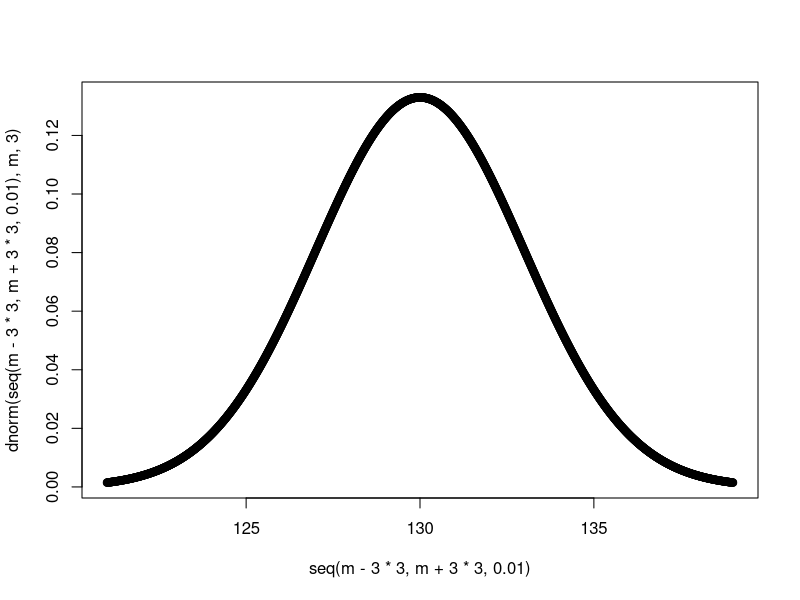
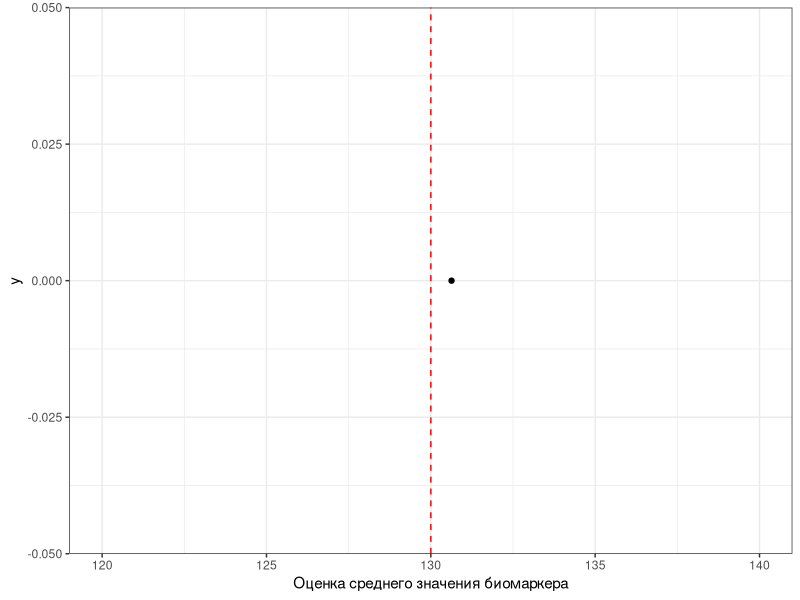
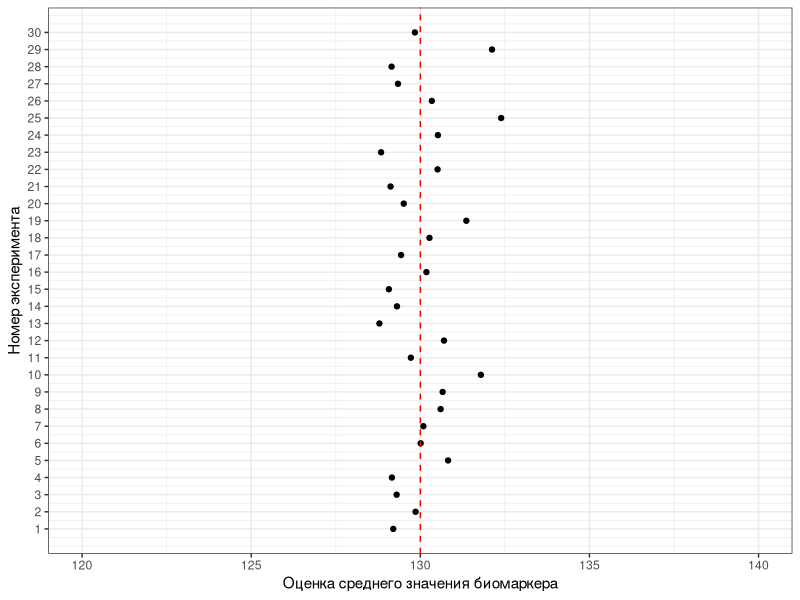
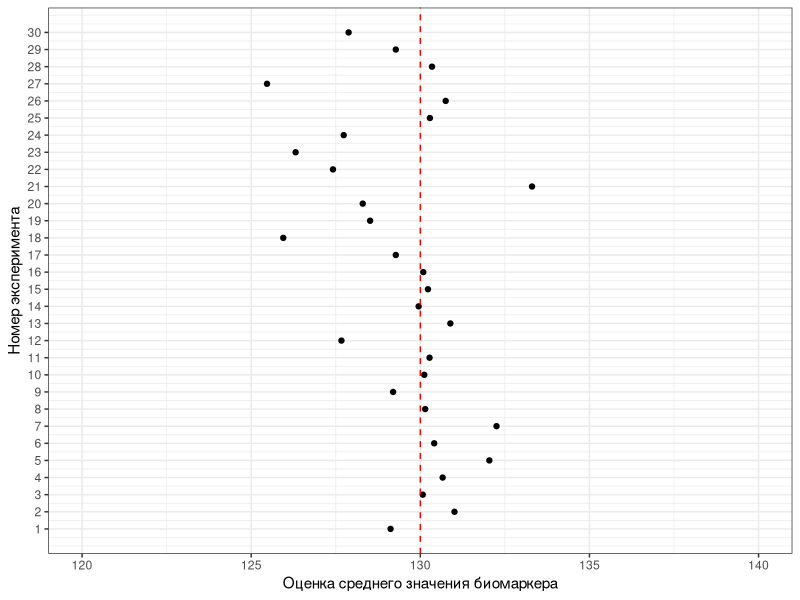
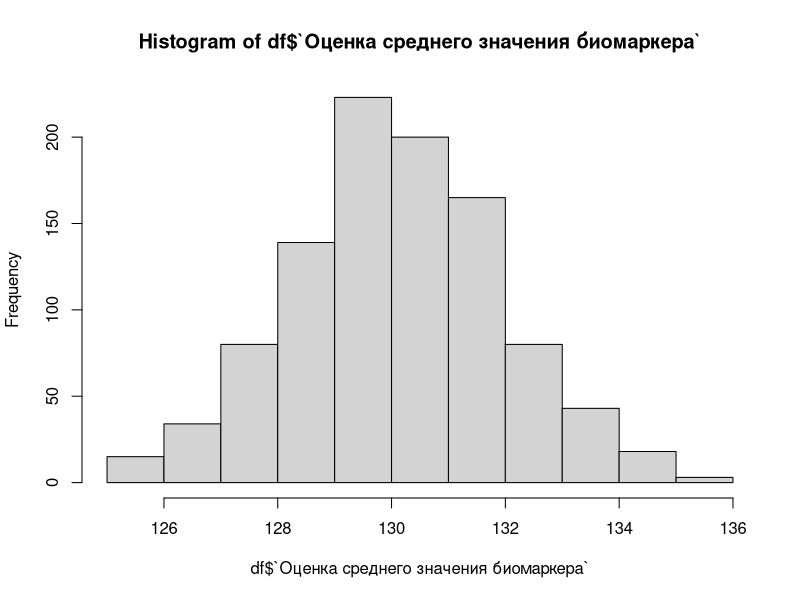
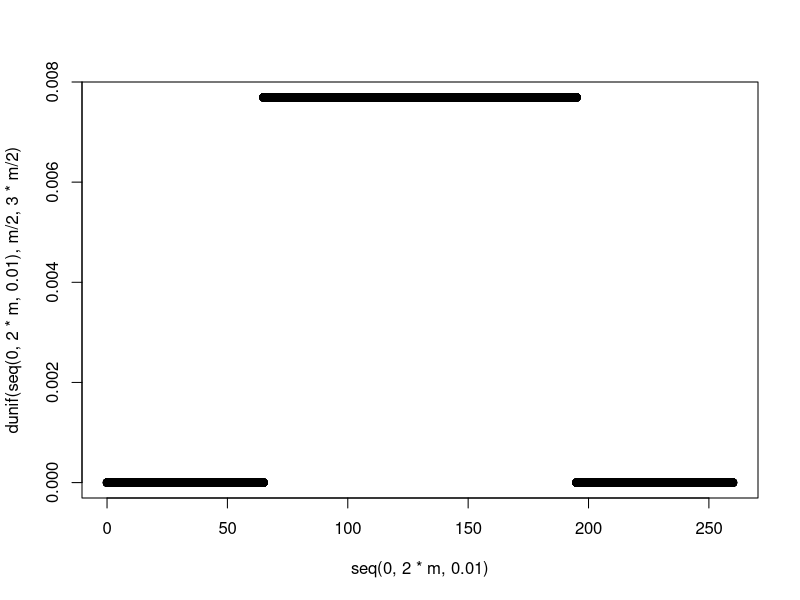
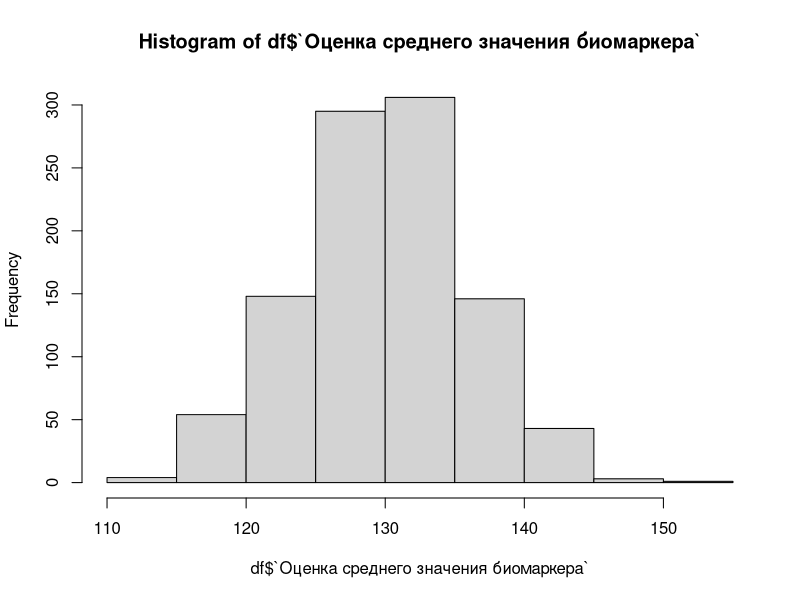
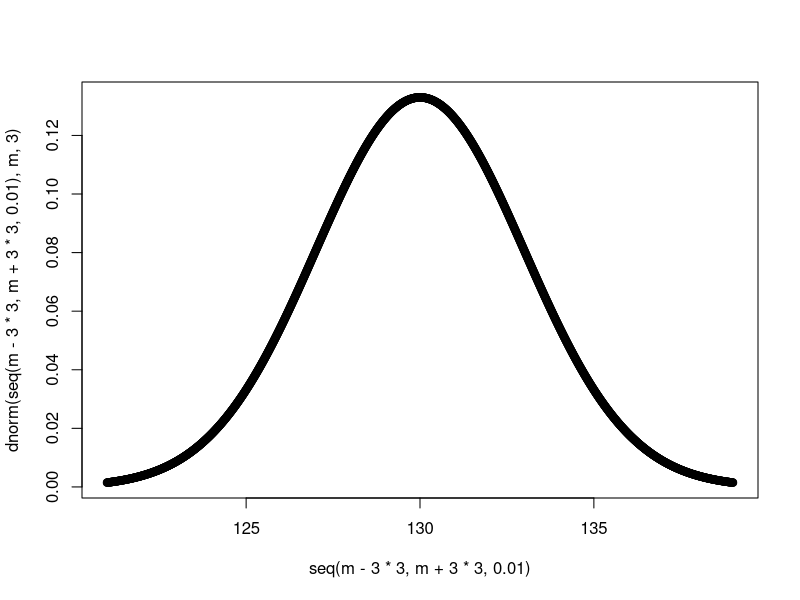

These charts were generated, in order, by the following R code:
## ---- chunk 1
knitr::opts_chunk$set(echo = TRUE)

library(tidyverse)

## ---- chunk 2
# Истинный средний уровень в генеральной совокупности:
m = 130

# Количество животных в выборке
n = 10

## ---- chunk 3
s <- round(rnorm(n,m,3),1)

plot(seq(m-3*3,m+3*3,0.01), dnorm(seq(m-3*3,m+3*3,0.01),m,3))

print(s)
## ---- chunk 4
m_est <- mean(s)

est_out <- paste0('Средний уровень биомаркера В ВЫБОРКЕ равен: ', round(m_est,3),  
                  '\nОшибка в оценке равна: ', round(m_est-m,3))

df <- data.frame(`Оценка среднего значения биомаркера` = m_est, check.names = FALSE)

plt <- ggplot(df, aes(x = `Оценка среднего значения биомаркера`, y = 0)) +
  geom_point() +
  scale_x_continuous(limits = c(120, 140)) +
  geom_vline(xintercept=m, linetype="dashed", color = "red") +
  theme_bw()

cat(est_out)
plt

## ---- chunk 5
n = 10

m_est_30 <- sapply(1:30, function(k){
  s <- round(rnorm(n,m,3),1)
  mean(s)
})

df <- data.frame(`Оценка среднего значения биомаркера` = m_est_30, 
                 `Номер эксперимента` = 1:30, check.names = FALSE)

plt <- ggplot(df, aes(x = `Оценка среднего значения биомаркера`, 
                      y = `Номер эксперимента`)) +
  geom_point() +
  scale_x_continuous(limits = c(120, 140)) +
  scale_y_continuous(breaks = 1:30) +
  geom_vline(xintercept=m, linetype="dashed", color = "red") +
  theme_bw()

plt

print( sqrt(mean((df$`Оценка среднего значения биомаркера`-130)^2)) )
## ---- chunk 6
n = 40

m_est_30 <- sapply(1:30, function(k){
  s <- round(rnorm(n,m,12),1)
  mean(s)
})

df <- data.frame(`Оценка среднего значения биомаркера` = m_est_30, 
                 `Номер эксперимента` = 1:30, check.names = FALSE)

plt <- ggplot(df, aes(x = `Оценка среднего значения биомаркера`, 
                      y = `Номер эксперимента`)) +
  geom_point() +
  scale_x_continuous(limits = c(120, 140)) +
  scale_y_continuous(breaks = 1:30) +
  geom_vline(xintercept=m, linetype="dashed", color = "red") +
  theme_bw()

plt

print( sqrt(mean((df$`Оценка среднего значения биомаркера`-130)^2)) )

## ---- chunk 7
n = 40

m_est_1000 <- sapply(1:1000, function(k){
  s <- round(rnorm(n,m,12),1)
  mean(s)
})

df <- data.frame(`Оценка среднего значения биомаркера` = m_est_1000, 
                 `Номер эксперимента` = 1:1000, check.names = FALSE)

hist(df$`Оценка среднего значения биомаркера`)

## ---- chunk 8

n = 40

m_est_1000 <- sapply(1:1000, function(k){
  s <- round(runif(n,m/2,3*m/2),1)
  mean(s)
})

plot(seq(0,2*m,0.01), dunif(seq(0,2*m,0.01),m/2,3*m/2))

df <- data.frame(`Оценка среднего значения биомаркера` = m_est_1000, 
                 `Номер эксперимента` = 1:1000, check.names = FALSE)

hist(df$`Оценка среднего значения биомаркера`)

## ---- chunk 9
# Количество животных в выборке
n = 1000

s <- round(rnorm(n,m,3),1)

print(s)

m_est <- t.test(s)$estimate
lb <- t.test(s)$conf.int[1]
ub <- t.test(s)$conf.int[2]

df <- data.frame(`Оценка среднего значения биомаркера` = m_est, 
                 lb = lb, ub = ub, check.names = FALSE)

plot(seq(m-3*3,m+3*3,0.01), dnorm(seq(m-3*3,m+3*3,0.01),m,3))

plt <- ggplot(df, aes(x = `Оценка среднего значения биомаркера`, y = 0)) +
  geom_point() +
  geom_errorbar(mapping = aes(xmin = lb, xmax = ub), size = 0.5, width = 0.2) +
  scale_x_continuous(limits = c(120, 140)) +
  scale_y_continuous(limits = c(-1, 1)) +
  geom_vline(xintercept=m, linetype="dashed", color = "red") +
  theme_bw()

plt

## ---- chunk 10
# Количество животных в выборке:
n = 3

confidence_level = 0.95

num_exp <- 100 

df_trial <- data.frame(
  center_ID = rep(1:num_exp, each = n),
  patient_ID = rep(1:n, num_exp),
  Hg_change = rnorm(n*num_exp, mean = m, sd = 3)
)

trial_results <- df_trial %>% 
  group_by(center_ID) %>% 
  do(broom::tidy(t.test(Hg_change ~ 1, conf.level = confidence_level, data = .))) %>% 
  dplyr::select(estimate, conf.low, conf.high) %>% 
  mutate(CI_width = conf.high - conf.low) %>% 
  mutate(out = ifelse((m < conf.high) & (m > conf.low), 'ok', 'missed'))

ggplot(trial_results, aes(y = center_ID)) +
  geom_errorbar(mapping = aes(xmin = conf.low, xmax = conf.high, color = out), size = 0.5) +
  geom_vline(xintercept=m, linetype="dashed", 
                color = "red", size=1) +
  scale_x_continuous(limits = c(120, 140)) +
  theme_bw() +
  theme(text = element_text(size = 20))  

print(table(trial_results$out))
## ---- chunk 11
# Количество животных в выборке:
n = 3

confidence_level = 0.95

num_exp <- 1000

df_trial <- data.frame(
  center_ID = rep(1:num_exp, each = n),
  patient_ID = rep(1:n, num_exp),
  Hg_change = rnorm(n*num_exp, mean = m, sd = 3)
)

trial_results <- df_trial %>% 
  group_by(center_ID) %>% 
  do(broom::tidy(t.test(Hg_change ~ 1, conf.level = confidence_level, data = .))) %>% 
  dplyr::select(estimate, conf.low, conf.high) %>% 
  mutate(CI_width = conf.high - conf.low) %>% 
  mutate(out = ifelse((m < conf.high) & (m > conf.low), 'ok', 'missed'))

plot(seq(m-3*3,m+3*3,0.01), dnorm(seq(m-3*3,m+3*3,0.01),m,3))

print(table(trial_results$out))
## ---- chunk 12
# Количество животных в выборке:
n = 3

confidence_level = 0.95

num_exp <- 1000

df_trial <- data.frame(
  center_ID = rep(1:num_exp, each = n),
  patient_ID = rep(1:n, num_exp),
  Hg_change = rexp(n*num_exp, 1/m)
)

trial_results <- df_trial %>% 
  group_by(center_ID) %>% 
  do(broom::tidy(t.test(Hg_change ~ 1, conf.level = confidence_level, data = .))) %>% 
  dplyr::select(estimate, conf.low, conf.high) %>% 
  mutate(CI_width = conf.high - conf.low) %>% 
  mutate(out = ifelse((m < conf.high) & (m > conf.low), 'ok', 'missed'))

plot(seq(0,5*m,0.01), dexp(seq(0,5*m,0.01),1/m))

print(table(trial_results$out))
